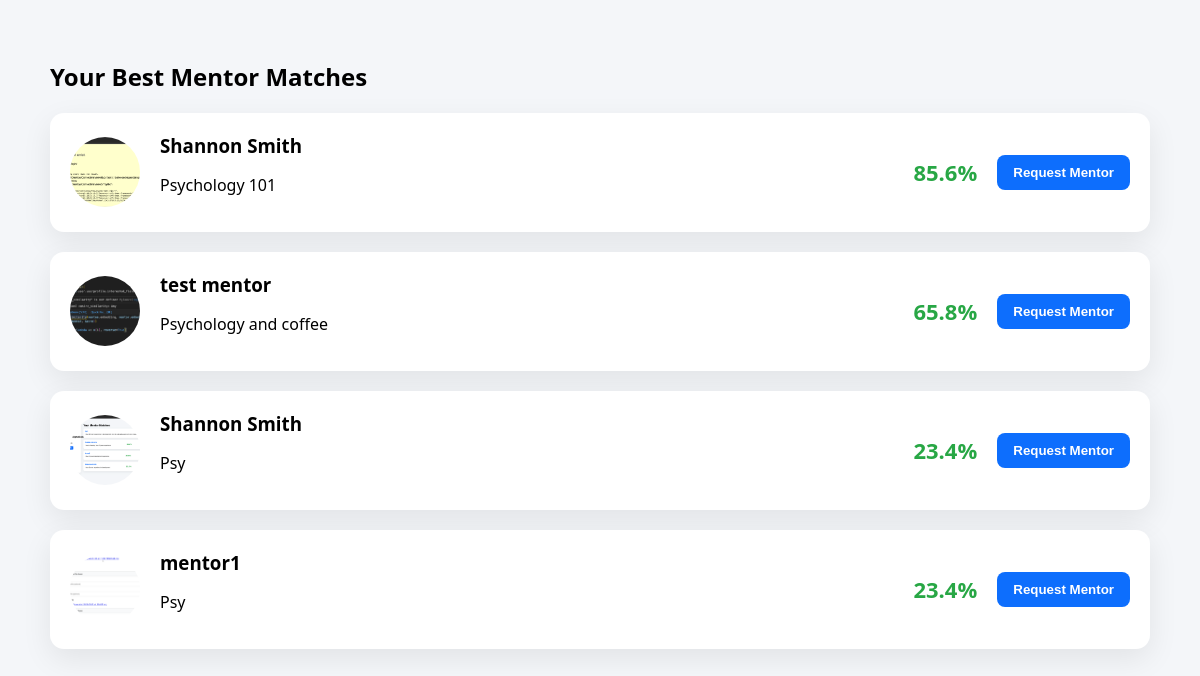
The page /matches/ (signed in) on the database as committed earlier.
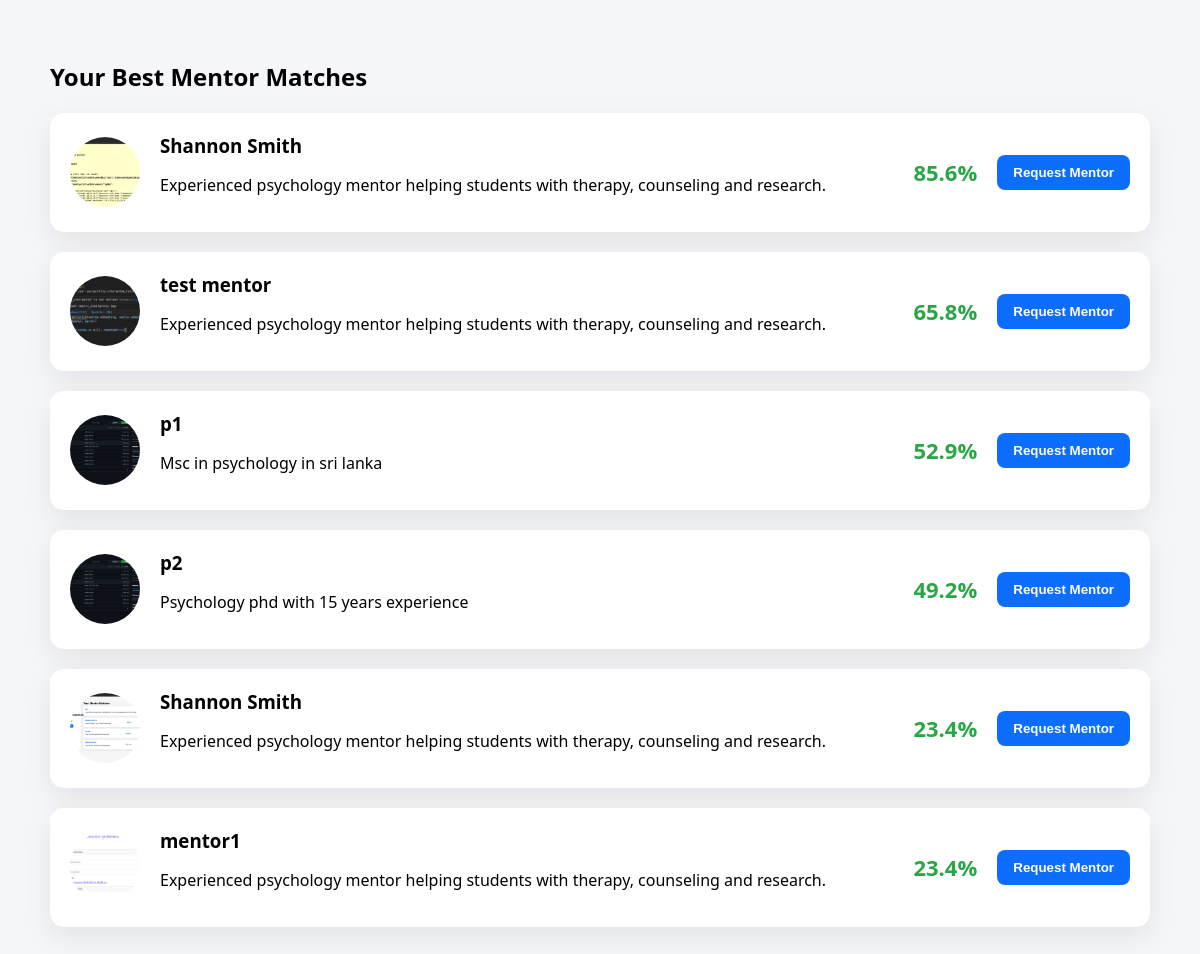
The same page on the database as committed later.
### core/models.py (models this page shows, shortened)
class Mentor(models.Model):
    user = models.OneToOneField(User, on_delete=models.CASCADE, related_name="mentor")
    name = models.CharField(max_length=120)
    profile_text = models.TextField()
    embedding = models.JSONField(null=True, blank=True)
    country = models.CharField(max_length=80)
    linkedin = models.URLField(blank=True, null=True)
    github = models.URLField(blank=True, null=True)
    cv = models.FileField(upload_to="cvs/", blank=True, null=True)
    profile_image = models.ImageField(upload_to="profiles/", blank=True, null=True)

### core/views.py (the view)
# urls.py: path("matches/", matches, name="matches"),
@login_required
def matches(request):
    try:
        mentee = request.user.mentee
    except:
        return redirect("/dashboard/")
    if not mentee.profile_text or not mentee.cv:
        return redirect("/mentee/profile/")
    raw = match_mentors(mentee)
    requests = MentorRequest.objects.filter(mentee=mentee)
    req_map = {r.mentor_id: r.status for r in requests}
    matches = []
    for mentor, score in raw:
        matches.append({
            "mentor": mentor,
            "score": round(score * 100, 1),
            "status": req_map.get(mentor.id)  # None, pending, accepted, rejected
        })
    return render(request, "matches.html", {"matches": matches})

### core/ml.py (called while the page is built)
def cosine_similarity(a, b):
    if not a or not b:
        return 0
    a = np.array(a)
    b = np.array(b)
    return float(np.dot(a, b) / (np.linalg.norm(a) * np.linalg.norm(b)))

def match_mentors(mentee):
    field = mentee.user.userprofile.interested_field
    mentors = Mentor.objects.filter(
        user__userprofile__interested_field=field
    )
    results = []
    for mentor in mentors:
        if mentor.embedding and mentee.embedding:
            score = cosine_similarity(mentee.embedding, mentor.embedding)
            results.append((mentor, score))
    return sorted(results, key=lambda x: x[1], reverse=True)

### core/templates/matches.html (shortened to what this page needs)
<!DOCTYPE html>
<html>
<head>
</head>
<body>
<div class="container">
<h2>Your Best Mentor Matches</h2>
{% for m in matches %}
<div class="card">
    {% if m.mentor.profile_image %}
        <img src="{{ m.mentor.profile_image.url }}" class="avatar">
    {% else %}
        <img src="/static/core/images/default-avatar.png" class="avatar">
    {% endif %}
    <div class="info">
        <h3>{{ m.mentor.name }}</h3>
        <p>{{ m.mentor.profile_text|truncatewords:20 }}</p>
    </div>
    <div class="score">{{ m.score }}%</div>
    {% if m.status == "pending" %}
        <span style="color:#f0ad4e;font-weight:600;">Request Sent</span>
    {% elif m.status == "accepted" %}
        <span style="color:#28a745;font-weight:600;">Accepted</span>
    {% elif m.status == "rejected" %}
        <span style="color:#dc3545;font-weight:600;">Rejected</span>
    {% else %}
        <form method="post" action="/request-mentor/{{ m.mentor.id }}/">
            <button class="request-btn">Request Mentor</button>
        </form>
    {% endif %}
</div>
{% empty %}
<p>No mentors found.</p>
{% endfor %}
</div>
</body>
</html>

### core/templates/matches.html (style rules this page uses)
body { font-family: "Segoe UI", system-ui; background: #f4f6f9; margin: 0; }
.container { max-width: 1100px; margin: auto; padding: 40px 20px; }
.card { background: white; border-radius: 14px; box-shadow: 0 10px 30px rgba(0,0,0,0.08); padding: 20px; margin-bottom: 20px; display: flex; gap: 20px; align-items: center; }
.avatar { width: 70px; height: 70px; border-radius: 50%; object-fit: cover; }
.info { flex: 1; }
.info h3 { margin: 0; }
.score { font-size: 22px; font-weight: bold; color: #28a745; }
.request-btn { background: #0d6efd; color: white; border: none; padding: 10px 16px; border-radius: 8px; cursor: pointer; font-weight: 600; }

Rows that differ between the two databases and show on the page:
changed Mentor (number 1 of 6 on the later page): mentor.profile_text "Psychology 101" → "Experienced psychology mentor helping students with therapy, counseling and research."
changed Mentor "test mentor": mentor.profile_text "Psychology and coffee" → "Experienced psychology mentor helping students with therapy, counseling and research."
added Mentor: mentor.profile_image (picture), mentor.name "p1", mentor.profile_text "Msc in psychology in sri lanka", score "52.9"
added Mentor: mentor.profile_image (picture), mentor.name "p2", mentor.profile_text "Psychology phd with 15 years experience", score "49.2"
changed Mentor (number 5 of 6 on the later page): mentor.profile_text "Psy" → "Experienced psychology mentor helping students with therapy, counseling and research."
changed Mentor "mentor1": mentor.profile_text "Psy" → "Experienced psychology mentor helping students with therapy, counseling and research."
